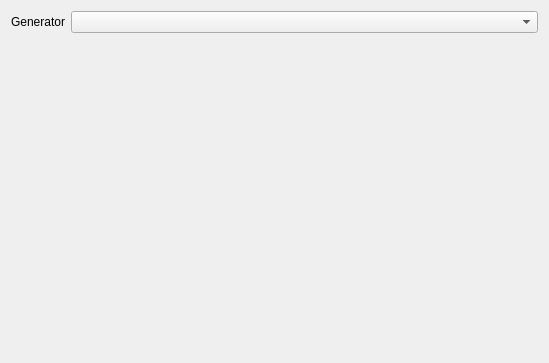
<?xml version="1.0" encoding="UTF-8"?>
<ui version="4.0">
 <class>CMakeBuilderConfig</class>
 <widget class="QWidget" name="CMakeBuilderConfig">
  <property name="geometry">
   <rect>
    <x>0</x>
    <y>0</y>
    <width>549</width>
    <height>363</height>
   </rect>
  </property>
  <property name="windowTitle">
   <string>Form</string>
  </property>
  <layout class="QFormLayout" name="formLayout">
   <item row="0" column="0">
    <widget class="QLabel" name="label">
     <property name="text">
      <string>Generator</string>
     </property>
    </widget>
   </item>
   <item row="0" column="1">
    <widget class="QComboBox" name="generator"/>
   </item>
  </layout>
 </widget>
 <resources/>
 <connections/>
</ui>
